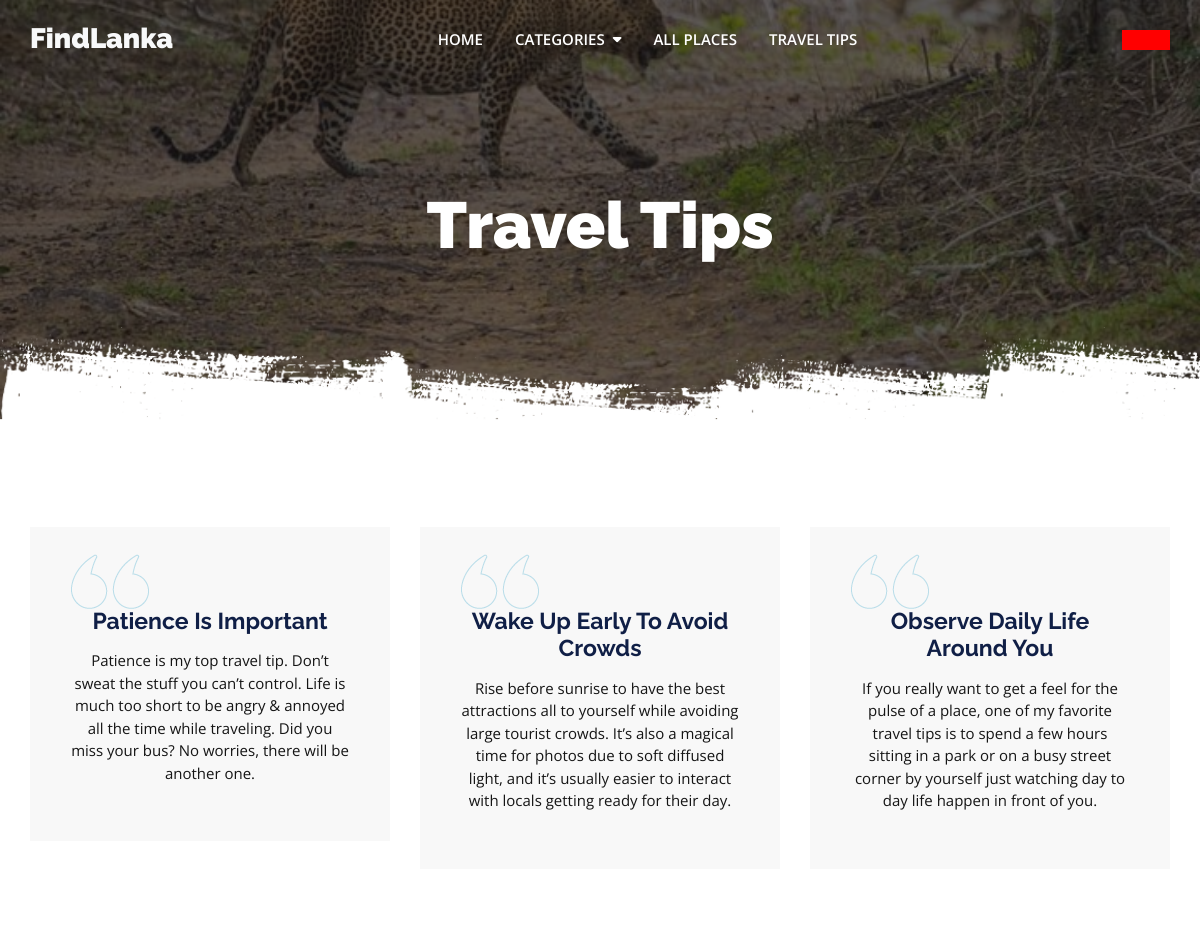
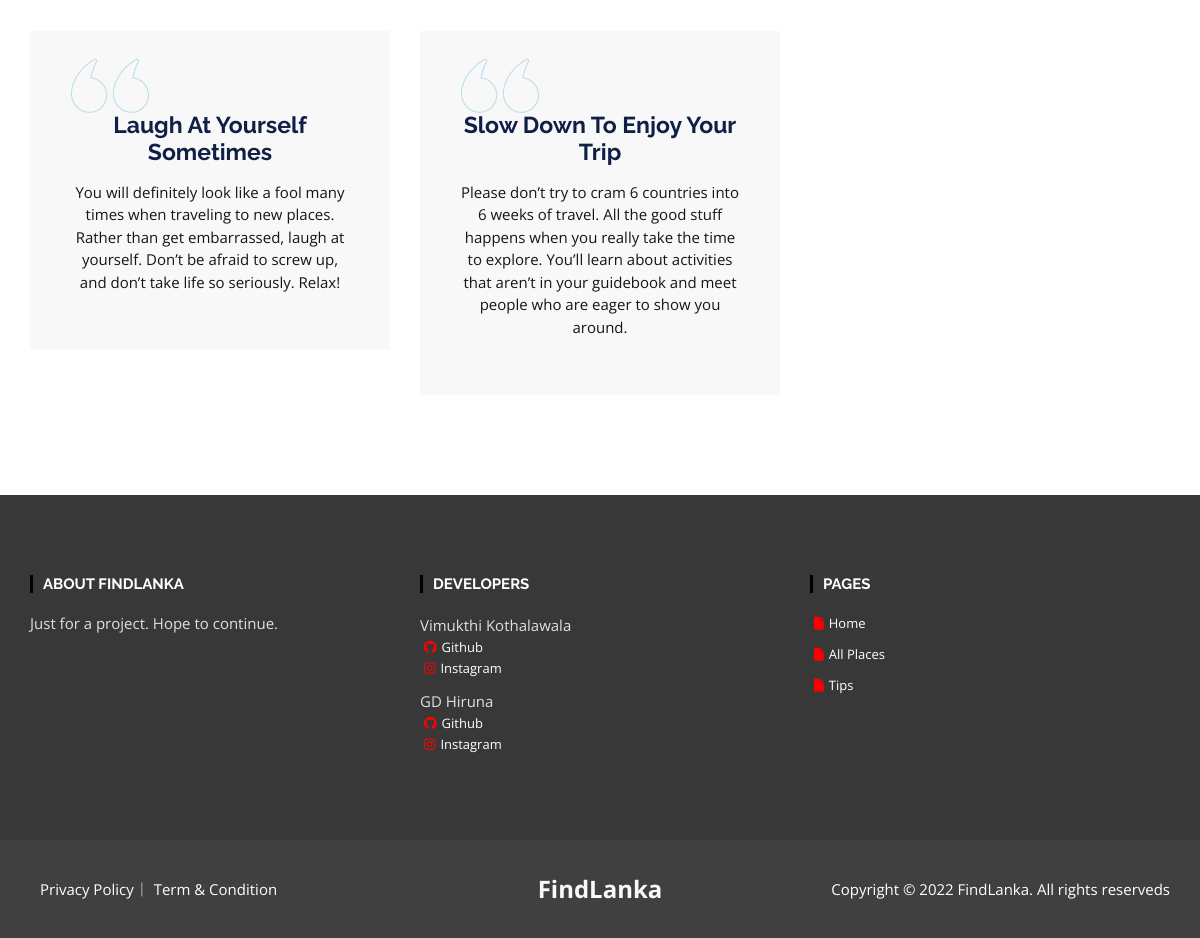
The page /tips.php on the database its author committed (2 pictures, top to bottom).
### tables this page shows
CREATE TABLE `tips` (
  `id` int(11) NOT NULL,
  `title` varchar(50) NOT NULL,
  `tip` text NOT NULL
);

### tips.php (the view, shortened to what this page needs)
<?php
include "header.php";
?>
         <main id="content" class="site-main">
            <section class="inner-banner-wrap">
               <div class="inner-baner-container" style="background-image: url(data/hero/1.jpg);">
                  <div class="container">
                     <div class="inner-banner-content">
                        <h1 class="inner-title">Travel Tips</h1>
                     </div>
                  </div>
               </div>
               <div class="inner-shape"></div>
            </section>
            <div class="testimonial-page-section">
               <div class="container">
                  <div class="row">
                     <?php
                     include_once('config/config.php');
                     $tip = $conn->query("SELECT * FROM tips;");
                     while($row = $tip->fetch_assoc()){
                     ?>
                     <div class="col-lg-4 col-md-6">
                        <div class="testimonial-item text-center">
                        <h3><?php echo $row['title'] ?></h3>
                           <div class="testimonial-content">
                              <p><?php echo $row['tip'] ?></p>
                           </div>
                        </div>
                     </div>
                     <?php } ?>
                  </div>
               </div>
            </div>
         </main>
         <?php include "footer.php" ?>

### rows shown on the page
tips: title "Patience Is Important", tip "Patience is my top travel tip. Don’t sweat the stuff you can’t control. Life is much too short to be angry & annoyed all the time while traveling. Did you miss your bus? No worries, there will be another one."
tips: title "Wake Up Early To Avoid Crowds", tip "Rise before sunrise to have the best attractions all to yourself while avoiding large tourist crowds. It’s also a magical time for photos due to soft diffused light, and it’s usually easier to interact with locals getting ready for their day."
tips: title "Observe Daily Life Around You", tip "If you really want to get a feel for the pulse of a place, one of my favorite travel tips is to spend a few hours sitting in a park or on a busy street corner by yourself just watching day to day life happen in front of you."
tips: title "Laugh At Yourself Sometimes", tip "You will definitely look like a fool many times when traveling to new places. Rather than get embarrassed, laugh at yourself. Don’t be afraid to screw up, and don’t take life so seriously. Relax!"
tips: title "Slow Down To Enjoy Your Trip", tip "Please don’t try to cram 6 countries into 6 weeks of travel. All the good stuff happens when you really take the time to explore. You’ll learn about activities that aren’t in your guidebook and meet people who are eager to show you around."
